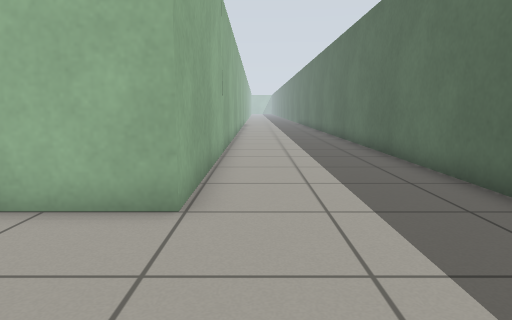
[1] (above)

16 first-person views from a walk through a world built for the Gazebo simulator. The camera is 0.72 m above the floor, tilts 8° down and sees 70° across. The floor is counted in squares, 0.5 m on a side. Each view is taken from the middle of a square. On the plan, view 1 faces up. The plan holds only what a view shows up to about 16 squares ahead; the rest is blank. The place goes on beyond the plan.

[2]
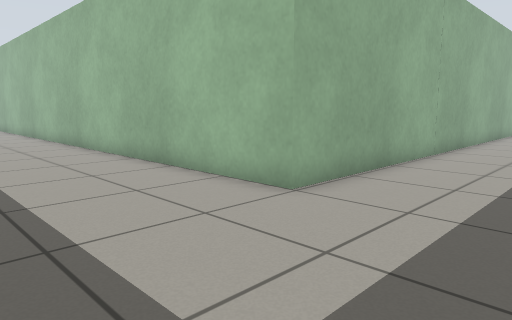

[3]
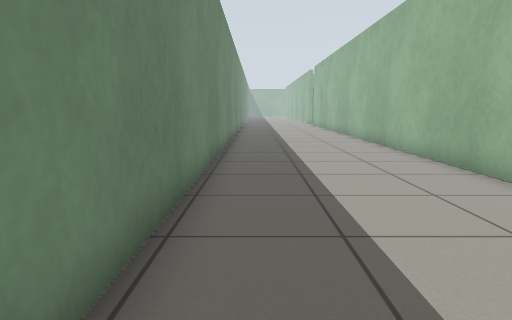

[4]
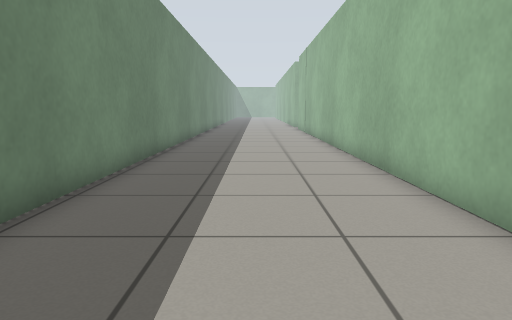

[5]
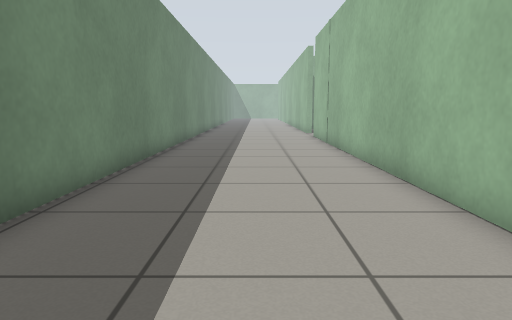

[6]
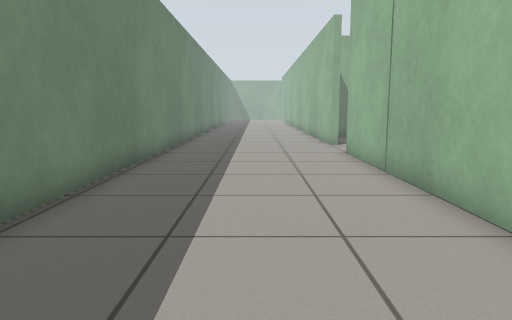

[7]
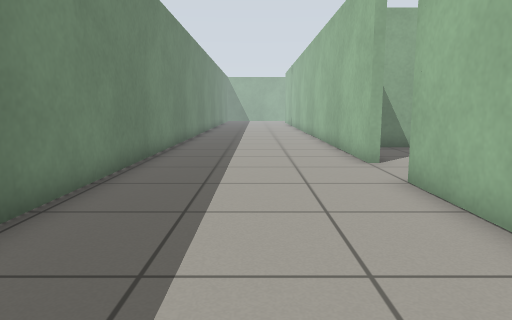

[8]
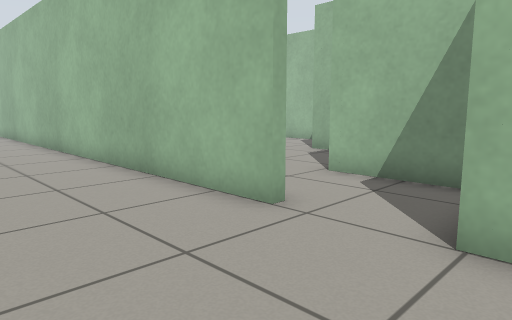

[9]
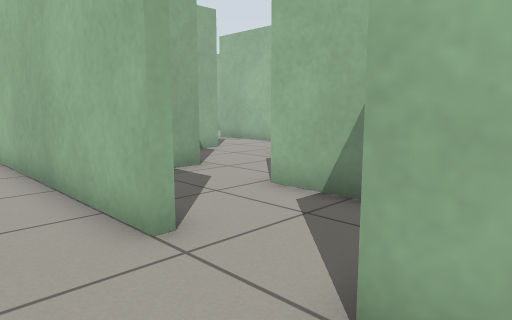

[10]
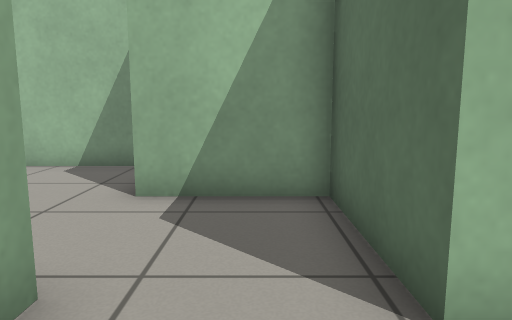

[11]
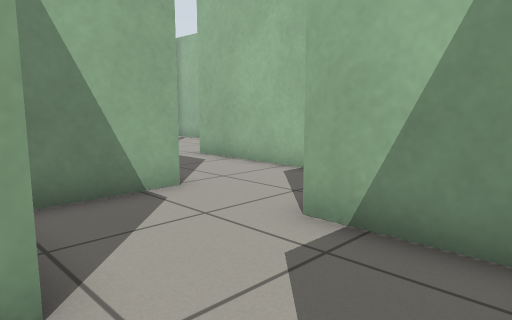

[12]
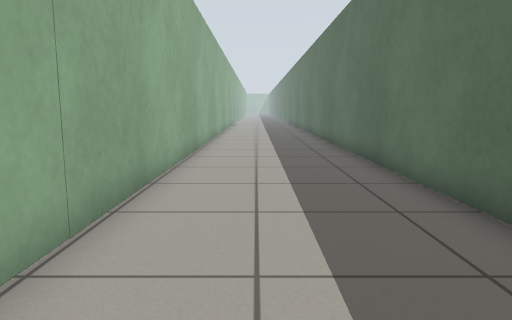

[13]
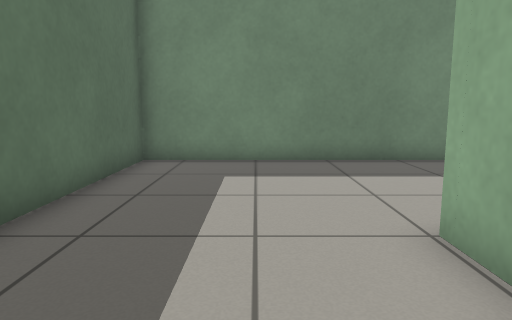

[14]
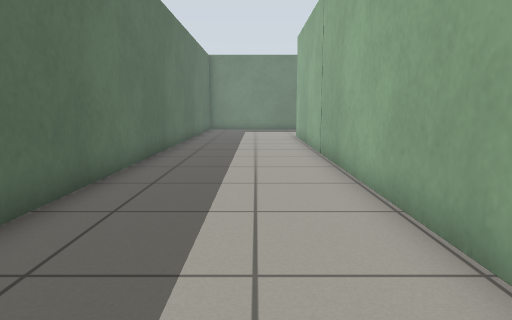

[15]
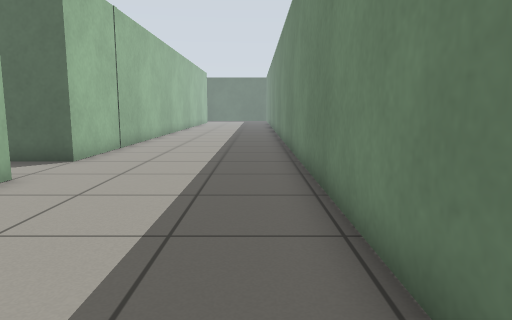

[16]
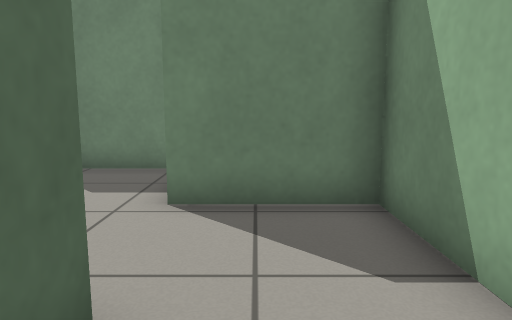

### Floor plan
Points are (right, up) in squares from view 1. A wall is a line through its corners. A room is listed if a view was taken in it or the views show most of it. See-through windows are left out.
Room 1 (views 1, 2, 3, 4, 5, 6, 7, 8, 9, 12, 13, 14, 15)
walls: (-31.6, 5) (-39.5, 5); (-1.1, 24.5) (-1.1, 5) (-29.1, 5); (-38.4, -1.2) (4.2, -1.2) (4.2, 24.4)
ways out: opening at (-30.5, 5) to room 2
Room 2 (views 10, 11)
walls: (-31.6, 5.4) (-31.6, 5); (-34.9, 5.3) (-32.8, 5.3); (-35.7, 8.6) (-35.7, 6.6); (-29.9, 8.2) (-32.8, 8.2) (-32.8, 11.9) (-36, 11.9); (-29.1, 5) (-29.1, 6.8)
ways out: opening at (-30.5, 5) to room 1; opening at (-36, 10.5) to room 3
Room 3 (view 16)
walls: (-38.9, 11.9) (-38.9, 8.6) (-35.7, 8.6); (-37, 15.1) (-39.5, 15.1)
low walls: (-36, 11.9) (-36, 12.8)
ways out: opening at (-36, 10.5) to room 2

Where each view was taken, in squares from view 1:
view 1: 0 up, 0 right, facing up
view 2: 0 up, 3 right, facing up-left
view 3: 0 up, 3 right, facing left
view 4: 2 up, 3 left, facing left
view 5: 2 up, 10 left, facing left
view 6: 2 up, 17 left, facing left
view 7: 2 up, 22 left, facing left
view 8: 1 up, 28 left, facing up-left
view 9: 3 up, 28 left, facing up-left
view 10: 6 up, 34 left, facing up
view 11: 8 up, 33 left, facing up-left
view 12: 8 up, 1 right, facing up
view 13: 9 up, 1 right, facing down
view 14: 24 up, 1 right, facing down
view 15: 0 up, 39 left, facing right
view 16: 14 up, 37 left, facing down
